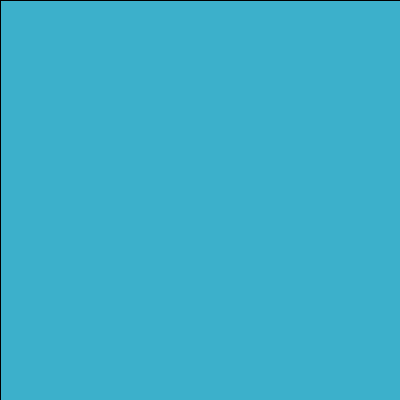
Frame 1 (no input)
Frame 60 (the mouse pressed at the canvas centre just before this capture): identical to frame 1, image omitted
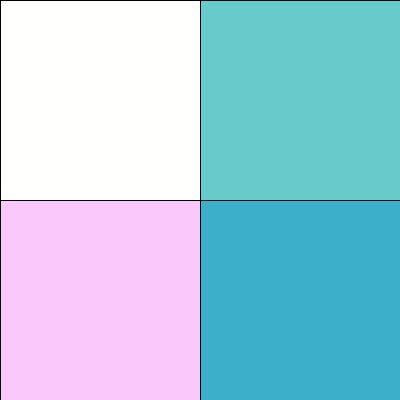
Frame 120 (the mouse held since frame 60 and released just before this capture)

The Processing sketch that drew these frames (run headless with seeded random() and noise(); from frame 60 on, the mouse is pressed at the canvas centre):

// Processing sketch: processing_130410
// ── processing_130410.pde

//homework 4.2 Lauren Ruoff copyright 2014 lruoff
//mousePressed changes orientation from squares to triangles
//keypressed changes the white value to blue by increments of 10 until 255 and then back down
//mouseWheel adds white square after mousex >300

float x, y;
float r, g, b;
boolean down;
boolean boolrect;

void setup(){
  
  size (400, 400);
  background(255);
  frameRate(5);
  r = 255; 
  down = true;
  boolrect = true; 
}

void draw() {
  
  x = mouseX;
  y = mouseY;

////top left
   fill(r, 255, 254);
     if(!boolrect){
       triangle(0, 0, x, y, 0, 400);
       }
     else{
       rect(0, 0, x, y);
       }
///top right 
   fill(103, 203, 203);
     if(!boolrect){
       triangle(0, 0, x, y, 400, 0);
     }
     else{
       rect(x, 0, 400, y);
       }

 ///bottom right
     fill(60, 176, 203);
       if(!boolrect){
         triangle(400, 0, x, y, 400, 400);
       }
       else{
         rect(x, y, 400, 400);
       }
///bottom left   
     fill(250, 200, 250);
       if(!boolrect){
         triangle(400, 400, x, y, 0, 400);
       }
       else{
          rect(0, y, x, 400);
       } 
//triangle color change  
  if (keyPressed) {
    keyPressed();
  }
//rectangles instead
  if (mousePressed) {
     mousePressed();
  } 


if (x >300) {
  mouseWheel();
}

}

void keyPressed() { 
    if (r < 0 && down) {
      down = false;
    }  
     if (r > 255 && !down) {
       down = true;
     }
    
    if (down){
      r = r-10;
    }
    else {
      r = r+10;
    }  
}


void mousePressed() {
     boolrect = !boolrect;
} 

void mouseWheel() {
  fill(255);
  rect(50, 50, 100, 100);
}
